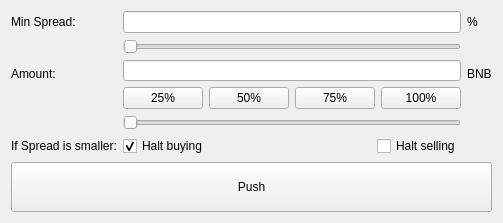
          <widget class="QWidget" name="spread">
           <attribute name="title">
            <string>Spread Bot</string>
           </attribute>
           <layout class="QVBoxLayout" name="verticalLayout_2">
            <item>
             <layout class="QGridLayout" name="gridLayout">
              <item row="1" column="1">
               <widget class="QSlider" name="spread_min_slider">
                <property name="sizePolicy">
                 <sizepolicy hsizetype="Minimum" vsizetype="Fixed">
                  <horstretch>0</horstretch>
                  <verstretch>0</verstretch>
                 </sizepolicy>
                </property>
                <property name="orientation">
                 <enum>Qt::Horizontal</enum>
                </property>
               </widget>
              </item>
              <item row="9" column="1">
               <layout class="QHBoxLayout" name="horizontalLayout_3">
                <item>
                 <widget class="QCheckBox" name="spread_halt_buys">
                  <property name="sizePolicy">
                   <sizepolicy hsizetype="Minimum" vsizetype="Maximum">
                    <horstretch>0</horstretch>
                    <verstretch>0</verstretch>
                   </sizepolicy>
                  </property>
                  <property name="text">
                   <string>Halt buying</string>
                  </property>
                  <property name="checked">
                   <bool>true</bool>
                  </property>
                 </widget>
                </item>
                <item>
                 <widget class="QCheckBox" name="spread_halt_sells">
                  <property name="sizePolicy">
                   <sizepolicy hsizetype="Fixed" vsizetype="Expanding">
                    <horstretch>0</horstretch>
                    <verstretch>0</verstretch>
                   </sizepolicy>
                  </property>
                  <property name="text">
                   <string>Halt selling</string>
                  </property>
                 </widget>
                </item>
               </layout>
              </item>
              <item row="8" column="1">
               <widget class="QSlider" name="spread_amount_slider">
                <property name="sizePolicy">
                 <sizepolicy hsizetype="Minimum" vsizetype="Fixed">
                  <horstretch>0</horstretch>
                  <verstretch>0</verstretch>
                 </sizepolicy>
                </property>
                <property name="orientation">
                 <enum>Qt::Horizontal</enum>
                </property>
               </widget>
              </item>
              <item row="0" column="0">
               <widget class="QLabel" name="label_17">
                <property name="sizePolicy">
                 <sizepolicy hsizetype="Fixed" vsizetype="Fixed">
                  <horstretch>2</horstretch>
                  <verstretch>0</verstretch>
                 </sizepolicy>
                </property>
                <property name="text">
                 <string>Min Spread:</string>
                </property>
                <property name="alignment">
                 <set>Qt::AlignBottom|Qt::AlignLeading|Qt::AlignLeft</set>
                </property>
               </widget>
              </item>
              <item row="9" column="0">
               <widget class="QLabel" name="label_18">
                <property name="sizePolicy">
                 <sizepolicy hsizetype="Preferred" vsizetype="Maximum">
                  <horstretch>0</horstretch>
                  <verstretch>0</verstretch>
                 </sizepolicy>
                </property>
                <property name="text">
                 <string>If Spread is smaller:</string>
                </property>
                <property name="alignment">
                 <set>Qt::AlignBottom|Qt::AlignLeading|Qt::AlignLeft</set>
                </property>
               </widget>
              </item>
              <item row="5" column="0">
               <widget class="QLabel" name="label_16">
                <property name="sizePolicy">
                 <sizepolicy hsizetype="Preferred" vsizetype="Expanding">
                  <horstretch>0</horstretch>
                  <verstretch>0</verstretch>
                 </sizepolicy>
                </property>
                <property name="text">
                 <string>Amount:</string>
                </property>
                <property name="alignment">
                 <set>Qt::AlignBottom|Qt::AlignLeading|Qt::AlignLeft</set>
                </property>
               </widget>
              </item>
              <item row="5" column="1" alignment="Qt::AlignBottom">
               <widget class="QLineEdit" name="spread_amount_input">
                <property name="sizePolicy">
                 <sizepolicy hsizetype="Minimum" vsizetype="Expanding">
                  <horstretch>0</horstretch>
                  <verstretch>0</verstretch>
                 </sizepolicy>
                </property>
                <property name="maximumSize">
                 <size>
                  <width>16777215</width>
                  <height>21</height>
                 </size>
                </property>
                <property name="alignment">
                 <set>Qt::AlignBottom|Qt::AlignLeading|Qt::AlignLeft</set>
                </property>
               </widget>
              </item>
              <item row="7" column="1">
               <layout class="QHBoxLayout" name="horizontalLayout_4">
                <item>
                 <widget class="QPushButton" name="spread_25amount">
                  <property name="text">
                   <string>25%</string>
                  </property>
                 </widget>
                </item>
                <item>
                 <widget class="QPushButton" name="spread_50amount">
                  <property name="text">
                   <string>50%</string>
                  </property>
                 </widget>
                </item>
                <item>
                 <widget class="QPushButton" name="spread_75amount">
                  <property name="text">
                   <string>75%</string>
                  </property>
                 </widget>
                </item>
                <item>
                 <widget class="QPushButton" name="spread_100amount">
                  <property name="text">
                   <string>100%</string>
                  </property>
                 </widget>
                </item>
               </layout>
              </item>
              <item row="0" column="1">
               <widget class="QLineEdit" name="spread_min_input">
                <property name="sizePolicy">
                 <sizepolicy hsizetype="Minimum" vsizetype="Fixed">
                  <horstretch>0</horstretch>
                  <verstretch>0</verstretch>
                 </sizepolicy>
                </property>
               </widget>
              </item>
              <item row="0" column="2">
               <widget class="QLabel" name="label_25">
                <property name="text">
                 <string>%</string>
                </property>
               </widget>
              </item>
              <item row="5" column="2">
               <widget class="QLabel" name="label_26">
                <property name="sizePolicy">
                 <sizepolicy hsizetype="Preferred" vsizetype="Expanding">
                  <horstretch>0</horstretch>
                  <verstretch>0</verstretch>
                 </sizepolicy>
                </property>
                <property name="text">
                 <string>BNB</string>
                </property>
                <property name="alignment">
                 <set>Qt::AlignBottom|Qt::AlignLeading|Qt::AlignLeft</set>
                </property>
               </widget>
              </item>
             </layout>
            </item>
            <item>
             <widget class="QPushButton" name="spread_confirm_button">
              <property name="sizePolicy">
               <sizepolicy hsizetype="Minimum" vsizetype="Minimum">
                <horstretch>0</horstretch>
                <verstretch>0</verstretch>
               </sizepolicy>
              </property>
              <property name="minimumSize">
               <size>
                <width>0</width>
                <height>50</height>
               </size>
              </property>
              <property name="maximumSize">
               <size>
                <width>16777215</width>
                <height>50</height>
               </size>
              </property>
              <property name="text">
               <string>Push</string>
              </property>
             </widget>
            </item>
           </layout>
          </widget>
